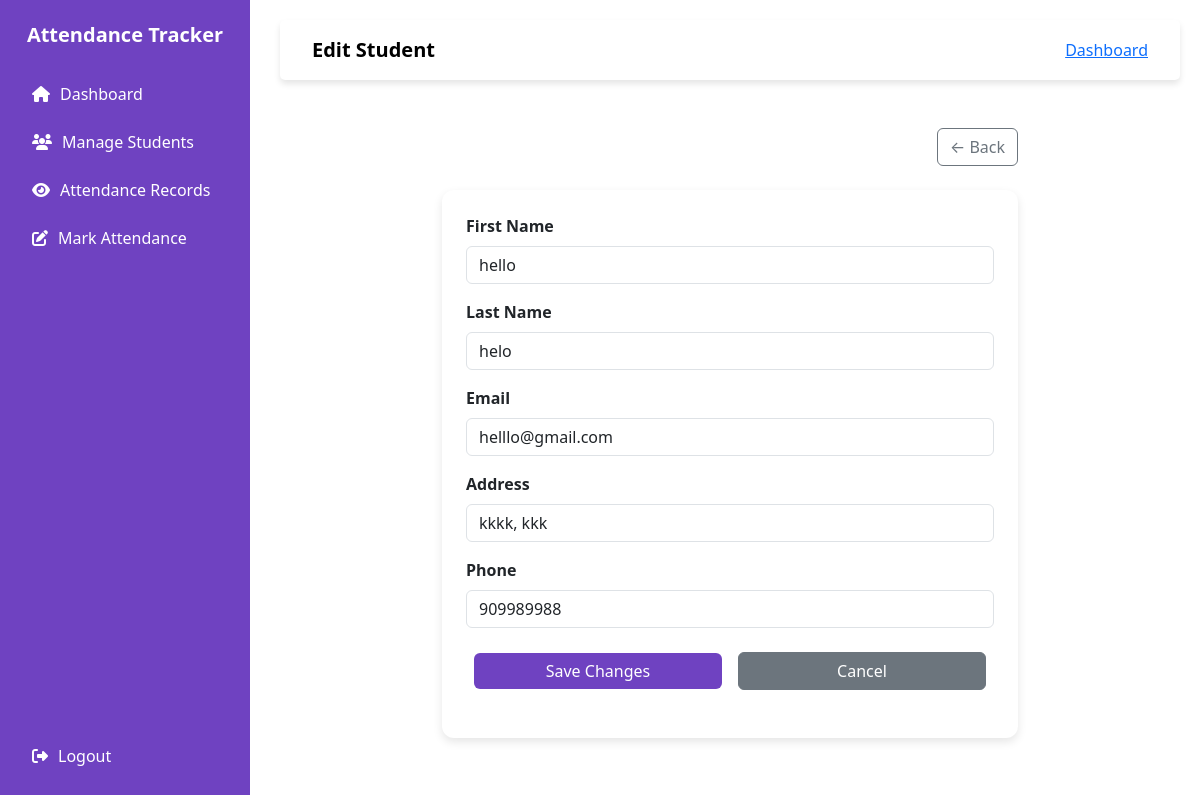
Before: /update/5 with the older database file.
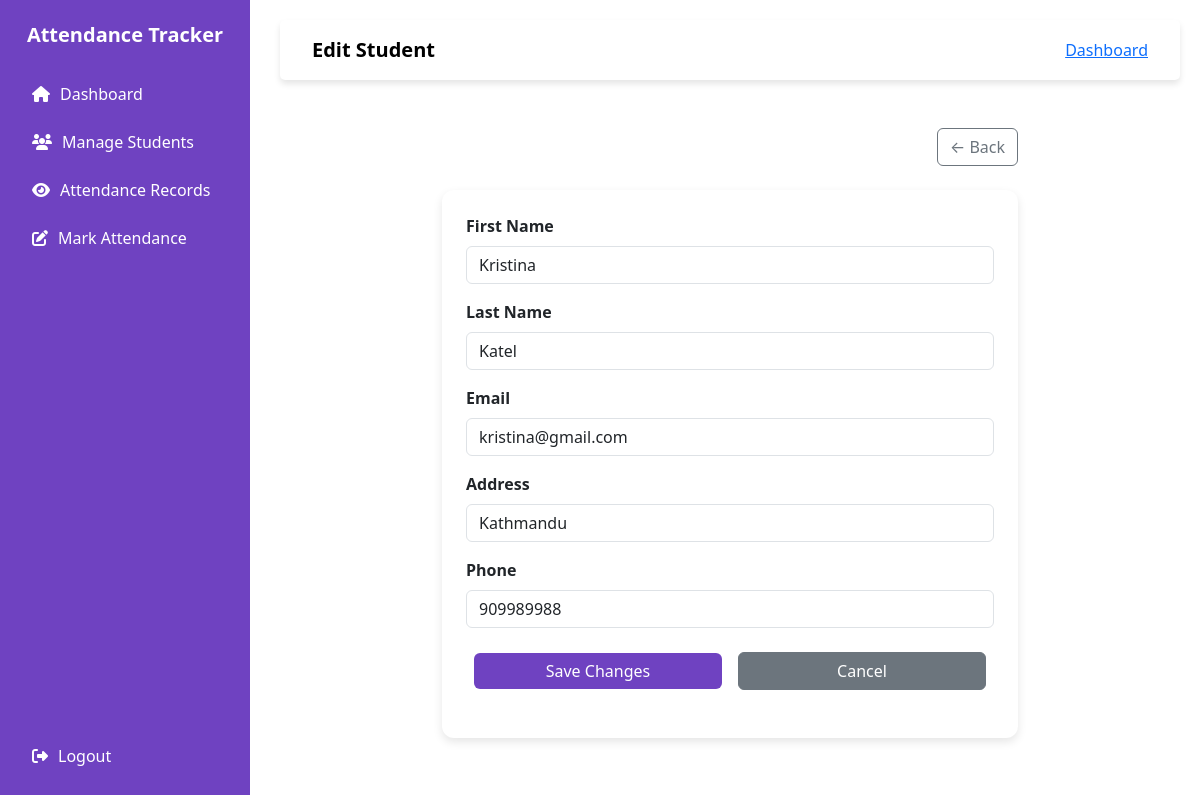
After: the same page with the newer database file.
### models.py (models this page shows)
class Student(db.Model):
    id = db.Column(db.Integer, primary_key = True)
    student_id = db.Column(db.String(20), unique=True, nullable=False)  # Custom ID
    first_name = db.Column(db.String(150), nullable=False)
    last_name = db.Column(db.String(150), nullable=False)
    email = db.Column(db.String(100), unique=True, nullable=False)
    address = db.Column(db.Text, nullable=False)
    phone = db.Column(db.String(15), unique=True, nullable=False)

### app.py (the view)
@app.route('/update/<int:id>', methods = ["GET", "POST"])
def update(id):
    student = Student.query.get_or_404(id)
    if request.method == 'POST':
        student.first_name = request.form['first_name'].strip().capitalize()
        student.last_name = request.form['last_name'].strip().capitalize()
        student.email = request.form['email']
        student.phone = request.form['phone']
        student.address = request.form['address'].strip().capitalize()
        try:
            db.session.commit()
            flash("Student details updated successfully!", "success")
            return redirect(url_for('view_student'))
        except Exception as e:
            flash(f"Error: There was an issue while updating student details! {e}", "danger")
    else:
        return render_template('student/edit_student.html', student = student)

### templates/student/edit_student.html (shortened to what this page needs)
{% extends "base.html" %}
{% block nav_title%}Edit Student {% endblock%}
{% block content %}
<div class="container mt-5">
    <div class="d-flex justify-content-between align-items-center">
        <a href="{{ url_for('view_student') }}" class="btn btn-outline-secondary">← Back </a>
    </div>
    <div class="card mt-4 p-4">
        <form action="{{url_for('update', id = student.id)}}" method="POST">
            <div class="mb-3">
                <label class="form-label fw-semibold">First Name</label>
                <input type="text" name="first_name" class="form-control" value="{{student.first_name}}">
            </div>
            <div class="mb-3">
                <label class="form-label fw-semibold">Last Name</label>
                <input type="text" name="last_name" class="form-control" value="{{student.last_name}}">
            </div>
            <div class="mb-3">
                <label class="form-label fw-semibold">Email</label>
                <input type="email" name="email" class="form-control" value="{{student.email}}">
            </div>
            <div class="mb-3">
                <label class="form-label fw-semibold">Address</label>
                <input type="text" name="address" class="form-control" value="{{student.address}}">
            </div>
            <div class="mb-3">
                <label class="form-label fw-semibold">Phone</label>
                <input type="number" name="phone" class="form-control" value="{{student.phone}}">
            </div>
            <div class="d-flex justify-content-between align-items-center mb-3">
                <button type="submit" class="btn btn-success w-50 ml-3 m-2">Save Changes</button>
                <a href="{{ url_for('view_student') }}" class="btn btn-secondary w-50 m-2">Cancel</a>
            </div>
        </form>
    </div>
</div>
{% endblock %}

Changed rows visible on the page:
changed Student: first_name "hello" → "Kristina"; last_name "helo" → "Katel"; email "helllo@gmail.com" → "kristina@gmail.com"; address "kkkk, kkk" → "Kathmandu"
